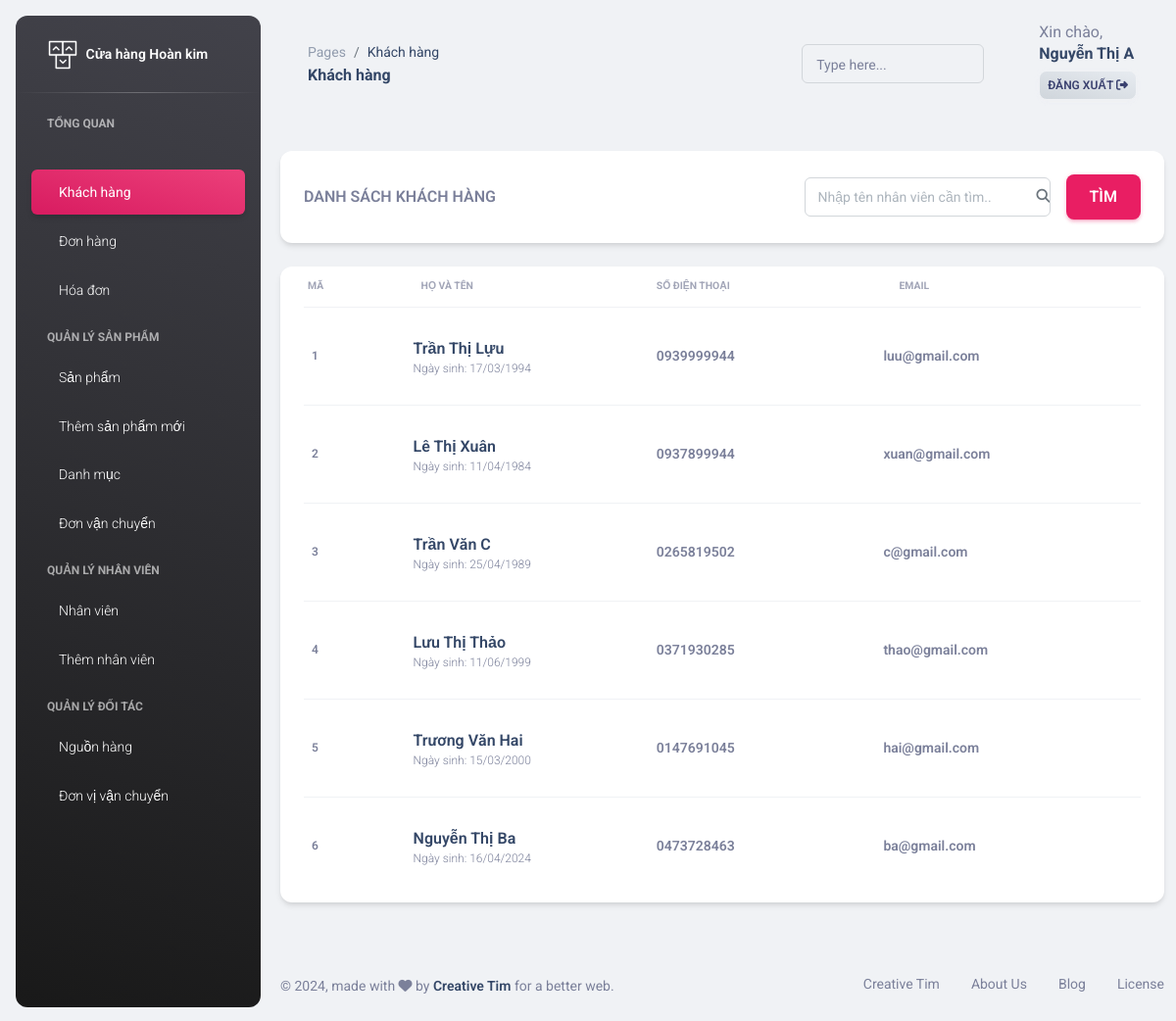
The app's page /assets/admin/custommer.php (signed in) with its own data.
### tables this page shows
CREATE TABLE `khachhang` (
  `Ma_KH` int(11) NOT NULL,
  `HoTen_KH` varchar(50) NOT NULL,
  `Sdt_KH` char(11) NOT NULL,
  `MatKhau_KH` varchar(32) DEFAULT NULL,
  `Email_KH` varchar(150) DEFAULT NULL,
  `NgaySinh_KH` date DEFAULT NULL
);

### assets/admin/custommer.php (the view, shortened to what this page needs)
<!DOCTYPE html>
<html lang="en">
<?php include "head.php"; ?>
<body class="bg-gray-200">
<?php
    require 'aside.php';
?>
<main class="main-content position-relative max-height-vh-100 h-100 border-radius-lg">
    <nav class="navbar navbar-main navbar-expand-lg px-0 mx-4 shadow-none border-radius-xl" id="navbarBlur" data-scroll="true">
        <div class="container-fluid py-1 px-3">
            <nav aria-label="breadcrumb">
                <ol class="breadcrumb bg-transparent mb-0 pb-0 pt-1 px-0 me-sm-6 me-5">
                    <li class="breadcrumb-item text-sm"><a class="opacity-5 text-dark" href="javascript:;">Pages</a></li>
                    <li class="breadcrumb-item text-sm text-dark active" aria-current="page">Khách hàng</li>
                </ol>
                <h6 class="font-weight-bolder mb-0">Khách hàng</h6>
            </nav>
            <div class="collapse navbar-collapse mt-sm-0 mt-2 me-md-0 me-sm-4" id="navbar">
                <div class="ms-md-auto pe-md-3 d-flex align-items-center">
                    <div class="input-group input-group-outline">
                        <label class="form-label">Type here...</label>
                        <input type="text" class="form-control">
                    </div>
                </div>
                <ul class="navbar-nav justify-content-end">
                    <li class="nav-item d-flex align-items-center mt-sm-1 ms-3">
                        <nav class="mt-sm-1" aria-label="breadcrumb">
                            <h7 class="text-maroon text mb-0">Xin chào,</h7>
                            <h6 class="font-weight-bolder text-maroon mt-n1"><?php echo $_SESSION["name"]; ?></h6>
                            <a href="log_out.php" class="btn btn-outline-light text-red bg-gradient-light font-weight-bold px-2 mt-n1 py-1">
                  Đăng xuất
                  <i class="fas fa-sign-out-alt "></i>
                </a>
                        </nav>
                    </li>
                </ul>
            </div>
        </div>
    </nav>
    <div class="container-fluid py-4">
            <?php
                require 'connect.php';
            ?>
        <div class="row">
            <div class="col-12">
                <div class="card mb-4">
                    <div class="row px-2 bg-dark-light bg-gray">
                        <form action="#" method="get">
                            <div class="px-3 col-12 pb-2 d-flex align-items-center">
                                <div class="col-4 mt-2 font-weight-bold d-flex align-items-center text-uppercase">
                                    Danh sách khách hàng
                                </div>
                                <div class="px-2 mt-n3 col-2 font-weight-bold">
                                    <br>
                                </div>
                                <div class="col-5 mt-2 d-flex align-items-center justify-content-end">
                                    <div class="input-group input-group-outline w-70 me-3">
                                        <span class="input-group-text text-body"><i class="fas fa-search" aria-hidden="true"></i></span>
                                        <input type="text" name="timkiem" class="form-control" placeholder="Nhập tên nhân viên cần tìm..">
                                    </div>
                                    <button type="submit" class="btn btn-primary text-white font-weight-bold text-md ms-0 mt-3">
                                        Tìm
                                    </button>
                                </div>
                            </div>
                        </form>
                    </div>
                </div>
            </div>
        </div>
        <?php
            $sql = "SELECT * FROM khachhang";
        ?>
        <div class="row">
            <div class="col-12">
                <div class="card mb-4">
                    <div class="card-body px-4 pt-0 pb-2">
                        <div class="table-responsive p-0">
                            <table class="table align-items-center mb-0">
                                <thead>
                                    <tr>
                                        <th class="text-uppercase text-secondary text-xxs font-weight-bolder opacity-7 ps-1">Mã</th>
                                        <th class="text-uppercase text-secondary text-xxs font-weight-bolder opacity-7">Họ và tên</th>
                                        <th class="text-uppercase text-secondary text-xxs font-weight-bolder opacity-7 ps-2">Số điện thoại</th>
                                        <th class="text-uppercase text-secondary text-xxs font-weight-bolder opacity-7">Email</th>
                                    </tr>
                                </thead>
                                <tbody>
                                    <?php
                                        $result = $conn->query($sql);
                                        if ($result->num_rows > 0) {
                                            $result_all = $result->fetch_all(MYSQLI_ASSOC);
                                            foreach ($result_all as $row) {
                                                ?>
                                                <tr class="height-100">
                                                    <td>
                                                        <p class="text-xs font-weight-bold mb-0"><?php echo $row["Ma_KH"]; ?></p>
                                                    </td>
                                                    <td class="w-30">
                                                        <div class="d-flex px-2 py-1">
                                                            <div class="d-flex flex-column justify-content-center">
                                                                <h6 class="mb-0 text-md"><?php echo $row["HoTen_KH"]; ?></h6>
                                                                <p class='text-xs text-secondary mb-0'>Ngày sinh: <?php echo date('d/m/Y', strtotime($row["NgaySinh_KH"])); ?></p>
                                                            </div>
                                                        </div>
                                                    </td>
                                                    <td>
                                                        <p class="text-sm font-weight-bold mb-0"><?php echo $row["Sdt_KH"]; ?></p>
                                                    </td>
                                                    <td>
                                                        <p class="text-sm font-weight-bold mb-0"><?php echo $row["Email_KH"]; ?></p>
                                                    </td>
                                                </tr>
                                                <?php
                                            }
                                        }
                                    ?>
                                </tbody>
                            </table>
                        </div>
                    </div>
                </div>
            </div>
        </div>
    </div>
    <footer class="footer py-4">
        <div class="container-fluid">
            <div class="row align-items-center justify-content-lg-between">
                <div class="col-lg-6 mb-lg-0 mb-4">
                    <div class="copyright text-center text-sm text-muted text-lg-start">
                        © ,
                        made with <i class="fa fa-heart"></i> by
                        <a href="https://www.creative-tim.com" class="font-weight-bold" target="_blank">Creative Tim</a>
                        for a better web.
                    </div>
                </div>
                <div class="col-lg-6">
                    <ul class="nav nav-footer justify-content-center justify-content-lg-end">
                        <li class="nav-item">
                            <a href="https://www.creative-tim.com" class="nav-link text-muted" target="_blank">Creative Tim</a>
                        </li>
                        <li class="nav-item">
                            <a href="https://www.creative-tim.com/presentation" class="nav-link text-muted" target="_blank">About Us</a>
                        </li>
                        <li class="nav-item">
                            <a href="https://www.creative-tim.com/blog" class="nav-link text-muted" target="_blank">Blog</a>
                        </li>
                        <li class="nav-item">
                            <a href="https://www.creative-tim.com/license" class="nav-link pe-0 text-muted" target="_blank">License</a>
                        </li>
                    </ul>
                </div>
            </div>
        </div>
    </footer>
</main>
</body>
</html>

### records on screen
khachhang: Ma_KH "1", HoTen_KH "Trần Thị Lựu", NgaySinh_KH "17/03/1994", Sdt_KH "0939999944", Email_KH "luu@gmail.com"
khachhang: Ma_KH "2", HoTen_KH "Lê Thị Xuân", NgaySinh_KH "11/04/1984", Sdt_KH "0937899944", Email_KH "xuan@gmail.com"
khachhang: Ma_KH "3", HoTen_KH "Trần Văn C", NgaySinh_KH "25/04/1989", Sdt_KH "0265819502", Email_KH "c@gmail.com"
khachhang: Ma_KH "4", HoTen_KH "Lưu Thị Thảo", NgaySinh_KH "11/06/1999", Sdt_KH "0371930285", Email_KH "thao@gmail.com"
khachhang: Ma_KH "5", HoTen_KH "Trương Văn Hai", NgaySinh_KH "15/03/2000", Sdt_KH "0147691045", Email_KH "hai@gmail.com"
khachhang: Ma_KH "6", HoTen_KH "Nguyễn Thị Ba", NgaySinh_KH "16/04/2024", Sdt_KH "0473728463", Email_KH "ba@gmail.com"

### other values on screen
$_SESSION["name"] "Nguyễn Thị A"
